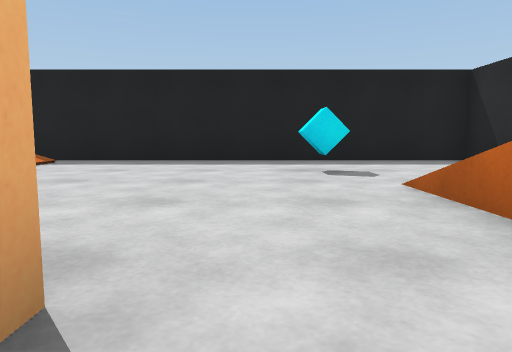
View 1 (above)

24 first-person views from a walk through a 3-D level made in the Unity game engine. The camera is 0.51 m above the floor, tilts 6° down and sees 70° across. The floor is counted in squares, 1 m on a side. Each view is taken from the middle of a square. On the plan, view 1 faces up. The plan holds only what a view shows up to about 9 squares ahead; the rest is blank. The player is left out.

View 2
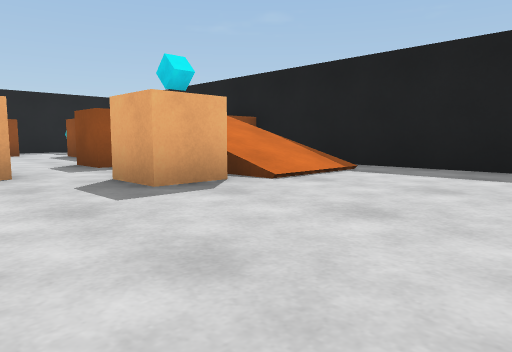

View 3
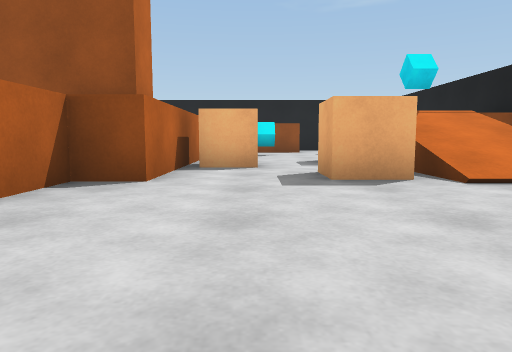

View 4
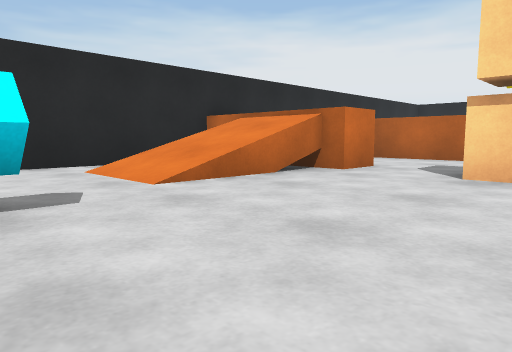

View 5
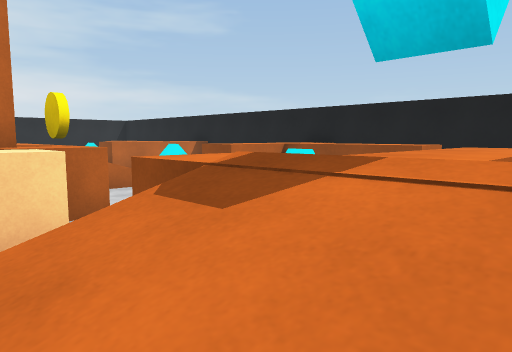

View 6
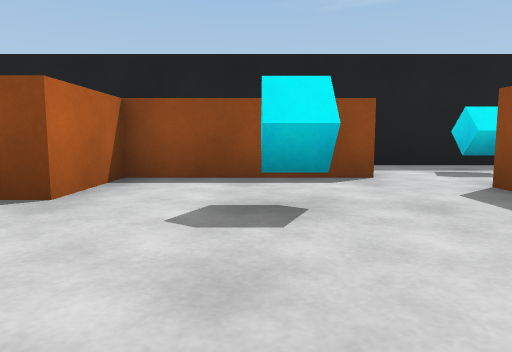

View 7
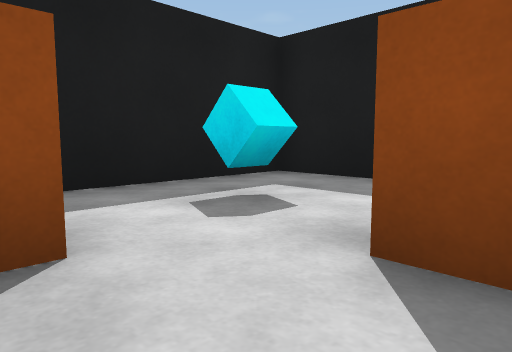

View 8
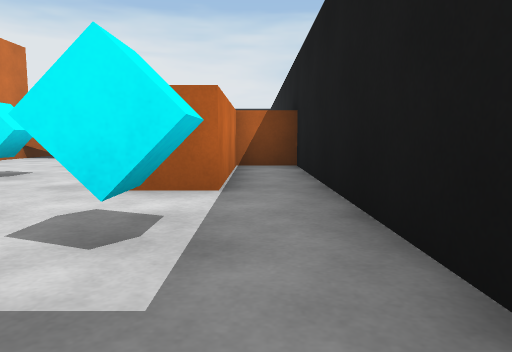

View 9
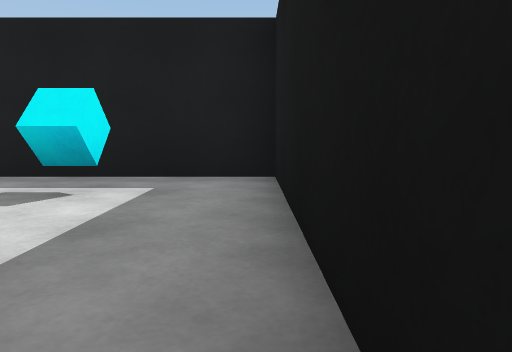

View 10
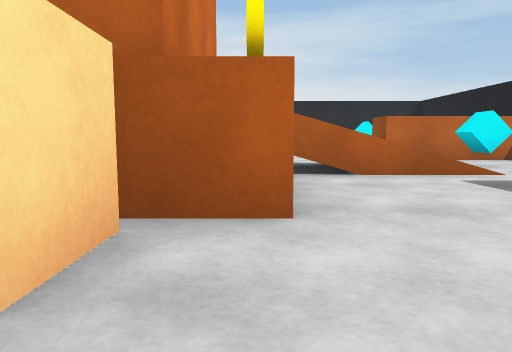

View 11
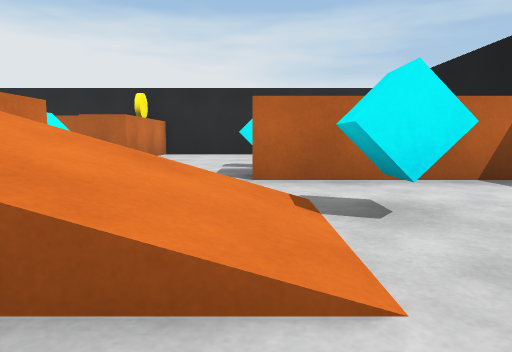

View 12
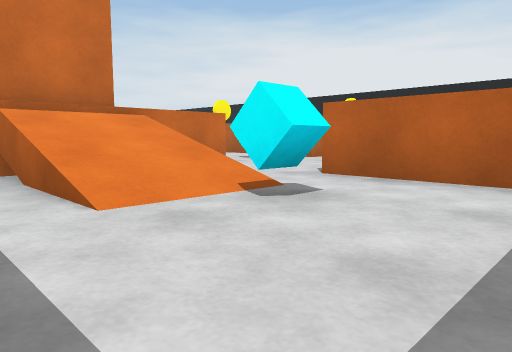

View 13
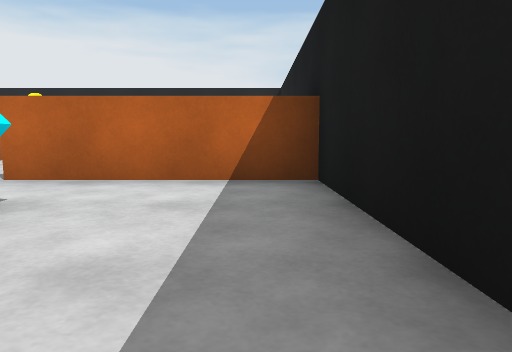

View 14
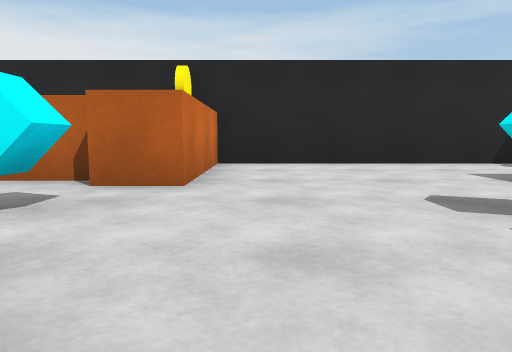

View 15
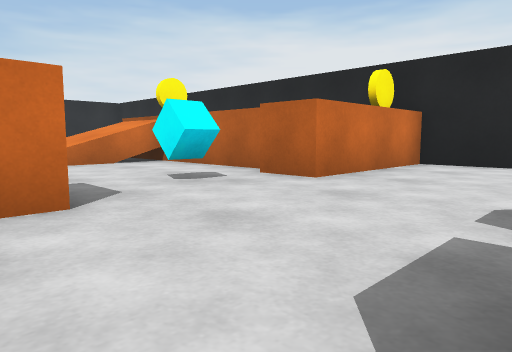

View 16
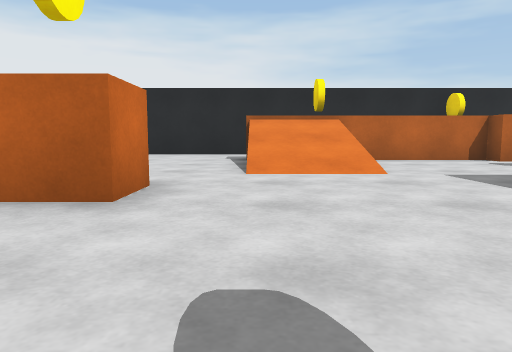

View 17
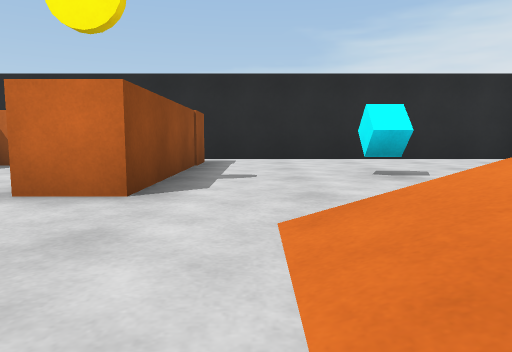

View 18
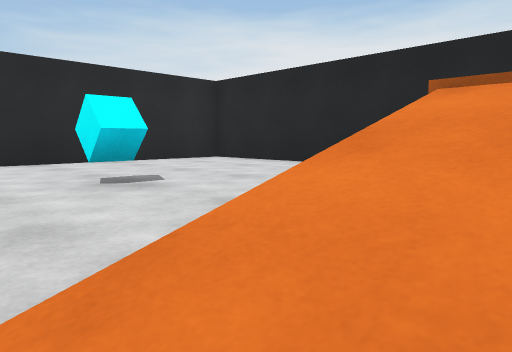

View 19
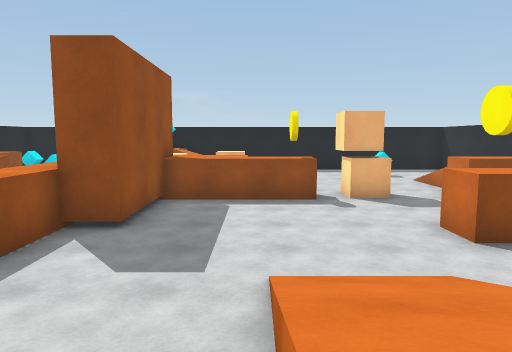

View 20
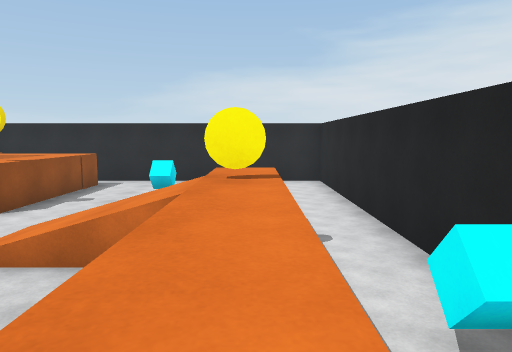

View 21
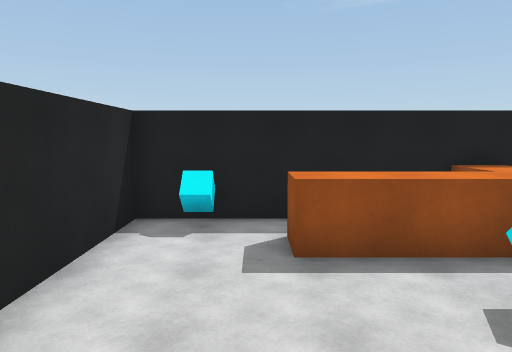

View 22
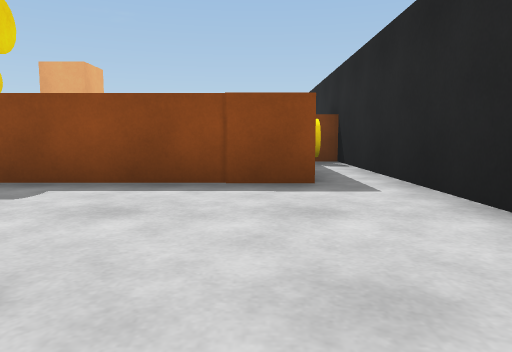

View 23
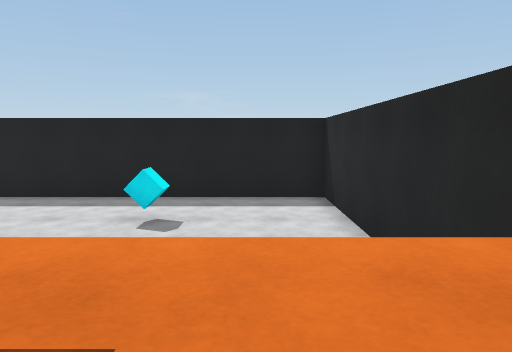

View 24
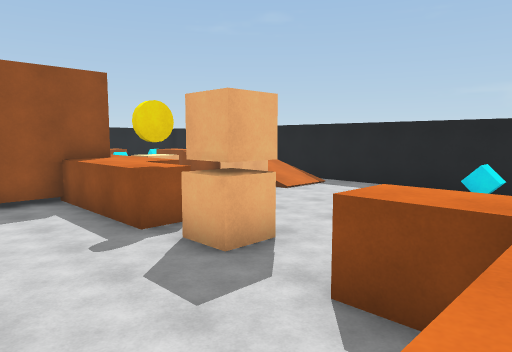

### Floor plan
Key: @ floor where view 1 was taken; # wall or solid block; x gap in a wall; . main floor; : floor 1 m higher than the main floor; / step, stairs or slope; = window, fence, low wall or low ledge; ^ raised ledge; v drop or lower ground; C cyan cube; R orange cube; Y yellow coin.
Columns run from 15 left of view 1 to 5 right of it. Each row starts with its distance up from view 1.
  9 #####################
  8 #.....     .........#
  7 #....   ////........#
  6 #.C.::::////....C...#
  5 #......:v.R.........#
  4 #.#.......R......//.#
  3 #.#.C...R........//.#
  2 #.#.....R........//.#
  1 #####..######.R.////#
  0 #......######.R@#/::#
 -1 #...///##.........:Y#
 -2 #..C///^#.........:.#
 -3 #...==x##......###:.#
 -4 #......##......Y....#
 -5 #####...............#
 -6   #.C......///......#
 -7   #.....C..///..C...#
 -8 #.#....#...///......#
 -9 #......:::::::......#
-10 #C.....:............#
-11 #####################

Positions as (right, up) in squares from view 1, and headings:
1: (0, 0), facing up
2: (-1, 2), facing up-left
3: (0, 3), facing left
4: (-2, 6), facing down-right
5: (-6, 7), facing down-left
6: (-8, 3), facing left
7: (-11, 4), facing up-left
8: (-14, 8), facing down
9: (-10, 8), facing left
10: (-8, 4), facing down
11: (-11, 0), facing down
12: (-14, 0), facing down-right
13: (-14, 0), facing down
14: (-9, -4), facing down
15: (-11, -4), facing down-right
16: (-2, 0), facing down
17: (-4, -5), facing right
18: (-3, -5), facing down-right
19: (-4, -9), facing up
20: (-8, -9), facing right
21: (-8, -9), facing left
22: (3, -8), facing up
23: (3, -1), facing up
24: (3, -3), facing up-left
